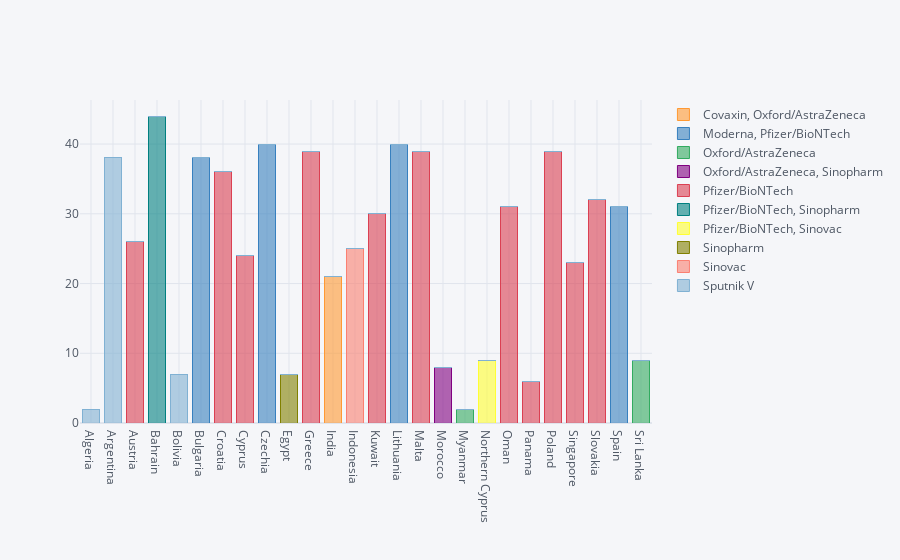

Notebook code cell kept with this figure:
### Code cell
# Bar plot for countries using vaccinations provided by the Ministry of Health
country_vac=pd.crosstab(df['country'],df['vaccines'])
country_vac.iplot(kind="bar",barmode="stack")

### Figure 1 — Plotly figure (JSON) as saved in the notebook; plotly's stock layout.template omitted (floating-point values rounded to 4 significant figures)
{"data": [{"marker": {"color": "rgba(255, 153, 51, 0.6)", "line": {"color": "rgba(255, 153, 51, 1.0)", "width": 1}}, "name": "Covaxin, Oxford/AstraZeneca", "orientation": "v", "text": "", "type": "bar", "x": ["Algeria", "Argentina", "Austria", "Bahrain", "Bolivia", "Bulgaria", "Croatia", "Cyprus", "Czechia", "Egypt", "Greece", "India", "Indonesia", "Kuwait", "Lithuania", "Malta", "Morocco", "Myanmar", "Northern Cyprus", "Oman", "Panama", "Poland", "Singapore", "Slovakia", "Spain", "Sri Lanka"], "y": [0, 0, 0, 0, 0, 0, 0, 0, 0, 0, 0, 21, 0, 0, 0, 0, 0, 0, 0, 0, 0, 0, 0, 0, 0, 0]}, {"marker": {"color": "rgba(55, 128, 191, 0.6)", "line": {"color": "rgba(55, 128, 191, 1.0)", "width": 1}}, "name": "Moderna, Pfizer/BioNTech", "orientation": "v", "text": "", "type": "bar", "x": ["Algeria", "Argentina", "Austria", "Bahrain", "Bolivia", "Bulgaria", "Croatia", "Cyprus", "Czechia", "Egypt", "Greece", "India", "Indonesia", "Kuwait", "Lithuania", "Malta", "Morocco", "Myanmar", "Northern Cyprus", "Oman", "Panama", "Poland", "Singapore", "Slovakia", "Spain", "Sri Lanka"], "y": [0, 0, 0, 0, 0, 38, 0, 0, 40, 0, 0, 0, 0, 0, 40, 0, 0, 0, 0, 0, 0, 0, 0, 0, 31, 0]}, {"marker": {"color": "rgba(50, 171, 96, 0.6)", "line": {"color": "rgba(50, 171, 96, 1.0)", "width": 1}}, "name": "Oxford/AstraZeneca", "orientation": "v", "text": "", "type": "bar", "x": ["Algeria", "Argentina", "Austria", "Bahrain", "Bolivia", "Bulgaria", "Croatia", "Cyprus", "Czechia", "Egypt", "Greece", "India", "Indonesia", "Kuwait", "Lithuania", "Malta", "Morocco", "Myanmar", "Northern Cyprus", "Oman", "Panama", "Poland", "Singapore", "Slovakia", "Spain", "Sri Lanka"], "y": [0, 0, 0, 0, 0, 0, 0, 0, 0, 0, 0, 0, 0, 0, 0, 0, 0, 2, 0, 0, 0, 0, 0, 0, 0, 9]}, {"marker": {"color": "rgba(128, 0, 128, 0.6)", "line": {"color": "rgba(128, 0, 128, 1.0)", "width": 1}}, "name": "Oxford/AstraZeneca, Sinopharm", "orientation": "v", "text": "", "type": "bar", "x": ["Algeria", "Argentina", "Austria", "Bahrain", "Bolivia", "Bulgaria", "Croatia", "Cyprus", "Czechia", "Egypt", "Greece", "India", "Indonesia", "Kuwait", "Lithuania", "Malta", "Morocco", "Myanmar", "Northern Cyprus", "Oman", "Panama", "Poland", "Singapore", "Slovakia", "Spain", "Sri Lanka"], "y": [0, 0, 0, 0, 0, 0, 0, 0, 0, 0, 0, 0, 0, 0, 0, 0, 8, 0, 0, 0, 0, 0, 0, 0, 0, 0]}, {"marker": {"color": "rgba(219, 64, 82, 0.6)", "line": {"color": "rgba(219, 64, 82, 1.0)", "width": 1}}, "name": "Pfizer/BioNTech", "orientation": "v", "text": "", "type": "bar", "x": ["Algeria", "Argentina", "Austria", "Bahrain", "Bolivia", "Bulgaria", "Croatia", "Cyprus", "Czechia", "Egypt", "Greece", "India", "Indonesia", "Kuwait", "Lithuania", "Malta", "Morocco", "Myanmar", "Northern Cyprus", "Oman", "Panama", "Poland", "Singapore", "Slovakia", "Spain", "Sri Lanka"], "y": [0, 0, 26, 0, 0, 0, 36, 24, 0, 0, 39, 0, 0, 30, 0, 39, 0, 0, 0, 31, 6, 39, 23, 32, 0, 0]}, {"marker": {"color": "rgba(0, 128, 128, 0.6)", "line": {"color": "rgba(0, 128, 128, 1.0)", "width": 1}}, "name": "Pfizer/BioNTech, Sinopharm", "orientation": "v", "text": "", "type": "bar", "x": ["Algeria", "Argentina", "Austria", "Bahrain", "Bolivia", "Bulgaria", "Croatia", "Cyprus", "Czechia", "Egypt", "Greece", "India", "Indonesia", "Kuwait", "Lithuania", "Malta", "Morocco", "Myanmar", "Northern Cyprus", "Oman", "Panama", "Poland", "Singapore", "Slovakia", "Spain", "Sri Lanka"], "y": [0, 0, 0, 44, 0, 0, 0, 0, 0, 0, 0, 0, 0, 0, 0, 0, 0, 0, 0, 0, 0, 0, 0, 0, 0, 0]}, {"marker": {"color": "rgba(255, 255, 51, 0.6)", "line": {"color": "rgba(255, 255, 51, 1.0)", "width": 1}}, "name": "Pfizer/BioNTech, Sinovac", "orientation": "v", "text": "", "type": "bar", "x": ["Algeria", "Argentina", "Austria", "Bahrain", "Bolivia", "Bulgaria", "Croatia", "Cyprus", "Czechia", "Egypt", "Greece", "India", "Indonesia", "Kuwait", "Lithuania", "Malta", "Morocco", "Myanmar", "Northern Cyprus", "Oman", "Panama", "Poland", "Singapore", "Slovakia", "Spain", "Sri Lanka"], "y": [0, 0, 0, 0, 0, 0, 0, 0, 0, 0, 0, 0, 0, 0, 0, 0, 0, 0, 9, 0, 0, 0, 0, 0, 0, 0]}, {"marker": {"color": "rgba(128, 128, 0, 0.6)", "line": {"color": "rgba(128, 128, 0, 1.0)", "width": 1}}, "name": "Sinopharm", "orientation": "v", "text": "", "type": "bar", "x": ["Algeria", "Argentina", "Austria", "Bahrain", "Bolivia", "Bulgaria", "Croatia", "Cyprus", "Czechia", "Egypt", "Greece", "India", "Indonesia", "Kuwait", "Lithuania", "Malta", "Morocco", "Myanmar", "Northern Cyprus", "Oman", "Panama", "Poland", "Singapore", "Slovakia", "Spain", "Sri Lanka"], "y": [0, 0, 0, 0, 0, 0, 0, 0, 0, 7, 0, 0, 0, 0, 0, 0, 0, 0, 0, 0, 0, 0, 0, 0, 0, 0]}, {"marker": {"color": "rgba(251, 128, 114, 0.6)", "line": {"color": "rgba(251, 128, 114, 1.0)", "width": 1}}, "name": "Sinovac", "orientation": "v", "text": "", "type": "bar", "x": ["Algeria", "Argentina", "Austria", "Bahrain", "Bolivia", "Bulgaria", "Croatia", "Cyprus", "Czechia", "Egypt", "Greece", "India", "Indonesia", "Kuwait", "Lithuania", "Malta", "Morocco", "Myanmar", "Northern Cyprus", "Oman", "Panama", "Poland", "Singapore", "Slovakia", "Spain", "Sri Lanka"], "y": [0, 0, 0, 0, 0, 0, 0, 0, 0, 0, 0, 0, 25, 0, 0, 0, 0, 0, 0, 0, 0, 0, 0, 0, 0, 0]}, {"marker": {"color": "rgba(128, 177, 211, 0.6)", "line": {"color": "rgba(128, 177, 211, 1.0)", "width": 1}}, "name": "Sputnik V", "orientation": "v", "text": "", "type": "bar", "x": ["Algeria", "Argentina", "Austria", "Bahrain", "Bolivia", "Bulgaria", "Croatia", "Cyprus", "Czechia", "Egypt", "Greece", "India", "Indonesia", "Kuwait", "Lithuania", "Malta", "Morocco", "Myanmar", "Northern Cyprus", "Oman", "Panama", "Poland", "Singapore", "Slovakia", "Spain", "Sri Lanka"], "y": [2, 38, 0, 0, 7, 0, 0, 0, 0, 0, 0, 0, 0, 0, 0, 0, 0, 0, 0, 0, 0, 0, 0, 0, 0, 0]}], "layout": {"barmode": "stack", "legend": {"bgcolor": "#F5F6F9", "font": {"color": "#4D5663"}, "traceorder": "normal"}, "paper_bgcolor": "#F5F6F9", "plot_bgcolor": "#F5F6F9", "title": {"font": {"color": "#4D5663"}}, "xaxis": {"gridcolor": "#E1E5ED", "showgrid": true, "tickfont": {"color": "#4D5663"}, "title": {"font": {"color": "#4D5663"}, "text": ""}, "zerolinecolor": "#E1E5ED"}, "yaxis": {"gridcolor": "#E1E5ED", "showgrid": true, "tickfont": {"color": "#4D5663"}, "title": {"font": {"color": "#4D5663"}, "text": ""}, "zerolinecolor": "#E1E5ED"}}}
